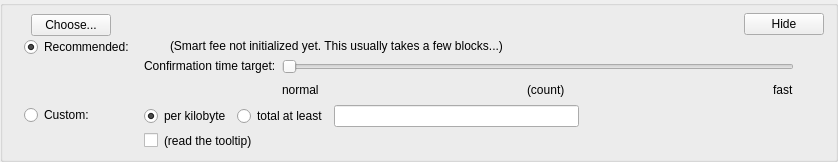
    <widget class="QGroupBox" name="groupBoxFee">
     <layout class="QVBoxLayout" name="verticalLayout_3">
      <property name="spacing">
       <number>0</number>
      </property>
      <property name="topMargin">
       <number>6</number>
      </property>
      <property name="bottomMargin">
       <number>6</number>
      </property>
      <item>
       <layout class="QHBoxLayout" name="horizontalLayoutFee1">
        <property name="bottomMargin">
         <number>0</number>
        </property>
        <item>
         <layout class="QVBoxLayout" name="verticalLayoutFee7">
          <property name="spacing">
           <number>0</number>
          </property>
          <item>
           <spacer name="verticalSpacerSmartFee">
            <property name="orientation">
             <enum>Qt::Vertical</enum>
            </property>
            <property name="sizeType">
             <enum>QSizePolicy::Fixed</enum>
            </property>
            <property name="sizeHint" stdset="0">
             <size>
              <width>1</width>
              <height>2</height>
             </size>
            </property>
           </spacer>
          </item>
          <item>
           <layout class="QHBoxLayout" name="horizontalLayoutSmartFee">
            <property name="spacing">
             <number>10</number>
            </property>
            <item>
             <widget class="QLabel" name="labelFeeMinimized">
              <property name="text">
               <string/>
              </property>
             </widget>
            </item>
            <item>
             <widget class="QPushButton" name="buttonChooseFee">
              <property name="text">
               <string>Choose...</string>
              </property>
             </widget>
            </item>
           </layout>
          </item>
          <item>
           <spacer name="verticalSpacer_5">
            <property name="orientation">
             <enum>Qt::Vertical</enum>
            </property>
            <property name="sizeHint" stdset="0">
             <size>
              <width>1</width>
              <height>1</height>
             </size>
            </property>
           </spacer>
          </item>
         </layout>
        </item>
        <item>
         <spacer name="horizontalSpacer_4">
          <property name="orientation">
           <enum>Qt::Horizontal</enum>
          </property>
          <property name="sizeHint" stdset="0">
           <size>
            <width>40</width>
            <height>20</height>
           </size>
          </property>
         </spacer>
        </item>
        <item>
         <widget class="QPushButton" name="buttonMinimizeFee">
          <property name="toolTip">
           <string>collapse fee-settings</string>
          </property>
          <property name="text">
           <string>Hide</string>
          </property>
         </widget>
        </item>
       </layout>
      </item>
      <item>
       <layout class="QVBoxLayout" name="verticalLayoutFee2" stretch="0,0">
        <property name="spacing">
         <number>0</number>
        </property>
        <property name="leftMargin">
         <number>10</number>
        </property>
        <property name="topMargin">
         <number>0</number>
        </property>
        <item>
         <widget class="QFrame" name="frameFeeSelection">
          <layout class="QVBoxLayout" name="verticalLayoutFee12">
           <property name="spacing">
            <number>0</number>
           </property>
           <property name="leftMargin">
            <number>0</number>
           </property>
           <property name="topMargin">
            <number>0</number>
           </property>
           <property name="rightMargin">
            <number>0</number>
           </property>
           <property name="bottomMargin">
            <number>0</number>
           </property>
           <item>
            <layout class="QGridLayout" name="gridLayoutFee">
             <property name="topMargin">
              <number>0</number>
             </property>
             <property name="bottomMargin">
              <number>4</number>
             </property>
             <property name="horizontalSpacing">
              <number>10</number>
             </property>
             <property name="verticalSpacing">
              <number>4</number>
             </property>
             <item row="0" column="0">
              <layout class="QVBoxLayout" name="verticalLayoutFee4" stretch="0,1">
               <item>
                <widget class="QRadioButton" name="radioSmartFee">
                 <property name="text">
                  <string>Recommended:</string>
                 </property>
                 <property name="checked">
                  <bool>true</bool>
                 </property>
                 <attribute name="buttonGroup">
                  <string notr="true">groupFee</string>
                 </attribute>
                </widget>
               </item>
               <item>
                <spacer name="verticalSpacer_2">
                 <property name="orientation">
                  <enum>Qt::Vertical</enum>
                 </property>
                 <property name="sizeHint" stdset="0">
                  <size>
                   <width>1</width>
                   <height>1</height>
                  </size>
                 </property>
                </spacer>
               </item>
              </layout>
             </item>
             <item row="0" column="1">
              <layout class="QVBoxLayout" name="verticalLayoutFee3" stretch="0,0,1">
               <property name="spacing">
                <number>6</number>
               </property>
               <property name="topMargin">
                <number>2</number>
               </property>
               <item>
                <layout class="QHBoxLayout" name="horizontalLayoutFee12">
                 <item>
                  <widget class="QLabel" name="labelSmartFee">
                   <property name="text">
                    <string/>
                   </property>
                   <property name="margin">
                    <number>2</number>
                   </property>
                  </widget>
                 </item>
                 <item>
                  <widget class="QLabel" name="labelFeeEstimation">
                   <property name="text">
                    <string/>
                   </property>
                  </widget>
                 </item>
                 <item>
                  <widget class="QLabel" name="labelSmartFee2">
                   <property name="text">
                    <string>(Smart fee not initialized yet. This usually takes a few blocks...)</string>
                   </property>
                   <property name="margin">
                    <number>2</number>
                   </property>
                  </widget>
                 </item>
                 <item>
                  <spacer name="horizontalSpacer_5">
                   <property name="orientation">
                    <enum>Qt::Horizontal</enum>
                   </property>
                   <property name="sizeHint" stdset="0">
                    <size>
                     <width>1</width>
                     <height>1</height>
                    </size>
                   </property>
                  </spacer>
                 </item>
                </layout>
               </item>
               <item>
                <layout class="QHBoxLayout" name="horizontalLayoutFee9">
                 <item>
                  <layout class="QVBoxLayout" name="verticalLayoutFee6">
                   <item>
                    <widget class="QLabel" name="labelSmartFee3">
                     <property name="text">
                      <string>Confirmation time target:</string>
                     </property>
                     <property name="margin">
                      <number>2</number>
                     </property>
                    </widget>
                   </item>
                   <item>
                    <spacer name="verticalSpacer_3">
                     <property name="orientation">
                      <enum>Qt::Vertical</enum>
                     </property>
                     <property name="sizeHint" stdset="0">
                      <size>
                       <width>1</width>
                       <height>1</height>
                      </size>
                     </property>
                    </spacer>
                   </item>
                  </layout>
                 </item>
                 <item>
                  <layout class="QVBoxLayout" name="verticalLayoutFee5">
                   <property name="rightMargin">
                    <number>30</number>
                   </property>
                   <item>
                    <widget class="QSlider" name="sliderSmartFee">
                     <property name="minimum">
                      <number>0</number>
                     </property>
                     <property name="maximum">
                      <number>23</number>
                     </property>
                     <property name="pageStep">
                      <number>1</number>
                     </property>
                     <property name="value">
                      <number>0</number>
                     </property>
                     <property name="orientation">
                      <enum>Qt::Horizontal</enum>
                     </property>
                     <property name="invertedAppearance">
                      <bool>false</bool>
                     </property>
                     <property name="invertedControls">
                      <bool>false</bool>
                     </property>
                     <property name="tickPosition">
                      <enum>QSlider::NoTicks</enum>
                     </property>
                    </widget>
                   </item>
                   <item>
                    <layout class="QHBoxLayout" name="horizontalLayoutFee10">
                     <item>
                      <widget class="QLabel" name="labelSmartFeeNormal">
                       <property name="text">
                        <string>normal</string>
                       </property>
                      </widget>
                     </item>
                     <item>
                      <spacer name="horizontalSpacer_7">
                       <property name="orientation">
                        <enum>Qt::Horizontal</enum>
                       </property>
                       <property name="sizeHint" stdset="0">
                        <size>
                         <width>40</width>
                         <height>20</height>
                        </size>
                       </property>
                      </spacer>
                     </item>
                     <item>
                      <widget class="QLabel" name="confirmationTargetLabel">
                       <property name="text">
                        <string notr="true">(count)</string>
                       </property>
                      </widget>
                     </item>
                     <item>
                      <spacer name="horizontalSpacer_3">
                       <property name="orientation">
                        <enum>Qt::Horizontal</enum>
                       </property>
                       <property name="sizeHint" stdset="0">
                        <size>
                         <width>40</width>
                         <height>20</height>
                        </size>
                       </property>
                      </spacer>
                     </item>
                     <item>
                      <widget class="QLabel" name="labelSmartFeeFast">
                       <property name="text">
                        <string>fast</string>
                       </property>
                      </widget>
                     </item>
                    </layout>
                   </item>
                  </layout>
                 </item>
                </layout>
               </item>
               <item>
                <spacer name="verticalSpacer_4">
                 <property name="orientation">
                  <enum>Qt::Vertical</enum>
                 </property>
                 <property name="sizeHint" stdset="0">
                  <size>
                   <width>1</width>
                   <height>1</height>
                  </size>
                 </property>
                </spacer>
               </item>
              </layout>
             </item>
             <item row="1" column="0">
              <layout class="QVBoxLayout" name="verticalLayoutFee9" stretch="0,1">
               <item>
                <widget class="QRadioButton" name="radioCustomFee">
                 <property name="text">
                  <string>Custom:</string>
                 </property>
                 <attribute name="buttonGroup">
                  <string notr="true">groupFee</string>
                 </attribute>
                </widget>
               </item>
               <item>
                <spacer name="verticalSpacer_6">
                 <property name="orientation">
                  <enum>Qt::Vertical</enum>
                 </property>
                 <property name="sizeHint" stdset="0">
                  <size>
                   <width>1</width>
                   <height>1</height>
                  </size>
                 </property>
                </spacer>
               </item>
              </layout>
             </item>
             <item row="1" column="1">
              <layout class="QVBoxLayout" name="verticalLayoutFee8">
               <property name="spacing">
                <number>6</number>
               </property>
               <item>
                <layout class="QHBoxLayout" name="horizontalLayoutFee13">
                 <item>
                  <widget class="QRadioButton" name="radioCustomPerKilobyte">
                   <property name="toolTip">
                    <string>If the custom fee is set to 1000 satoshis and the transaction is only 250 bytes, then &quot;per kilobyte&quot; only pays 250 satoshis in fee, while &quot;total at least&quot; pays 1000 satoshis. For transactions bigger than a kilobyte both pay by kilobyte.</string>
                   </property>
                   <property name="text">
                    <string>per kilobyte</string>
                   </property>
                   <property name="checked">
                    <bool>true</bool>
                   </property>
                   <attribute name="buttonGroup">
                    <string notr="true">groupCustomFee</string>
                   </attribute>
                  </widget>
                 </item>
                 <item>
                  <widget class="QRadioButton" name="radioCustomAtLeast">
                   <property name="toolTip">
                    <string>If the custom fee is set to 1000 satoshis and the transaction is only 250 bytes, then &quot;per kilobyte&quot; only pays 250 satoshis in fee, while &quot;total at least&quot; pays 1000 satoshis. For transactions bigger than a kilobyte both pay by kilobyte.</string>
                   </property>
                   <property name="text">
                    <string>total at least</string>
                   </property>
                   <attribute name="buttonGroup">
                    <string notr="true">groupCustomFee</string>
                   </attribute>
                  </widget>
                 </item>
                 <item>
                  <widget class="BitcoinAmountField" name="customFee"/>
                 </item>
                 <item>
                  <spacer name="horizontalSpacer_6">
                   <property name="orientation">
                    <enum>Qt::Horizontal</enum>
                   </property>
                   <property name="sizeHint" stdset="0">
                    <size>
                     <width>1</width>
                     <height>1</height>
                    </size>
                   </property>
                  </spacer>
                 </item>
                </layout>
               </item>
               <item>
                <layout class="QHBoxLayout" name="horizontalLayoutFee8">
                 <item>
                  <widget class="QCheckBox" name="checkBoxMinimumFee">
                   <property name="toolTip">
                    <string>Paying only the minimum fee is just fine as long as there is less transaction volume than space in the blocks. But be aware that this can end up in a never confirming transaction once there is more demand for VIPSTARCOIN transactions than the network can process.</string>
                   </property>
                   <property name="text">
                    <string/>
                   </property>
                  </widget>
                 </item>
                 <item>
                  <widget class="QLabel" name="labelMinFeeWarning">
                   <property name="enabled">
                    <bool>true</bool>
                   </property>
                   <property name="toolTip">
                    <string>Paying only the minimum fee is just fine as long as there is less transaction volume than space in the blocks. But be aware that this can end up in a never confirming transaction once there is more demand for VIPSTARCOIN transactions than the network can process.</string>
                   </property>
                   <property name="text">
                    <string>(read the tooltip)</string>
                   </property>
                   <property name="margin">
                    <number>5</number>
                   </property>
                  </widget>
                 </item>
                 <item>
                  <spacer name="horizontalSpacer_2">
                   <property name="orientation">
                    <enum>Qt::Horizontal</enum>
                   </property>
                   <property name="sizeHint" stdset="0">
                    <size>
                     <width>1</width>
                     <height>1</height>
                    </size>
                   </property>
                  </spacer>
                 </item>
                </layout>
               </item>
              </layout>
             </item>
            </layout>
           </item>
          </layout>
         </widget>
        </item>
        <item>
         <spacer name="verticalSpacerFee">
          <property name="orientation">
           <enum>Qt::Vertical</enum>
          </property>
          <property name="sizeHint" stdset="0">
           <size>
            <width>800</width>
            <height>1</height>
           </size>
          </property>
         </spacer>
        </item>
       </layout>
      </item>
     </layout>
    </widget>
